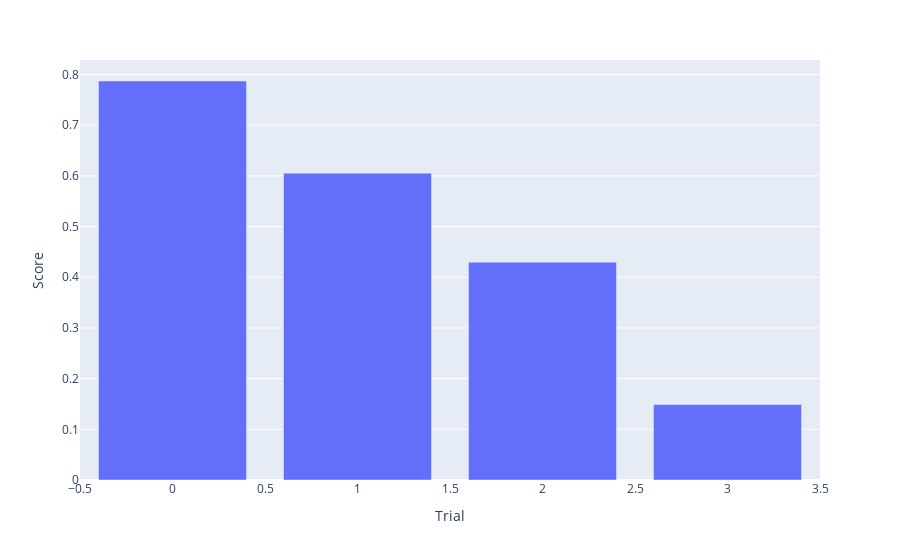

Source (notebook cell):
### Code cell
trials = clf.tuner.oracle.get_best_trials(num_trials=-1)
data = {
    "Trial": [],
    "Score": []
}
for i, t in enumerate(trials):
    data["Trial"].append(i)
    data["Score"].append(t.score)
px.bar(data_frame=pd.DataFrame(data), x="Trial", y="Score")

### Figure 1 — Plotly figure (JSON) as saved in the notebook; plotly's stock layout.template omitted (floating-point values rounded to 4 significant figures)
{"data": [{"alignmentgroup": "True", "hovertemplate": "Trial=%{x}<br>Score=%{y}<extra></extra>", "legendgroup": "", "marker": {"color": "#636efa", "pattern": {"shape": ""}}, "name": "", "offsetgroup": "", "orientation": "v", "showlegend": false, "textposition": "auto", "type": "bar", "x": [0, 1, 2, 3], "xaxis": "x", "y": [0.7872, 0.6054, 0.4298, 0.1488], "yaxis": "y"}], "layout": {"barmode": "relative", "legend": {"tracegroupgap": 0}, "margin": {"t": 60}, "xaxis": {"anchor": "y", "domain": [0, 1], "title": {"text": "Trial"}}, "yaxis": {"anchor": "x", "domain": [0, 1], "title": {"text": "Score"}}}}
